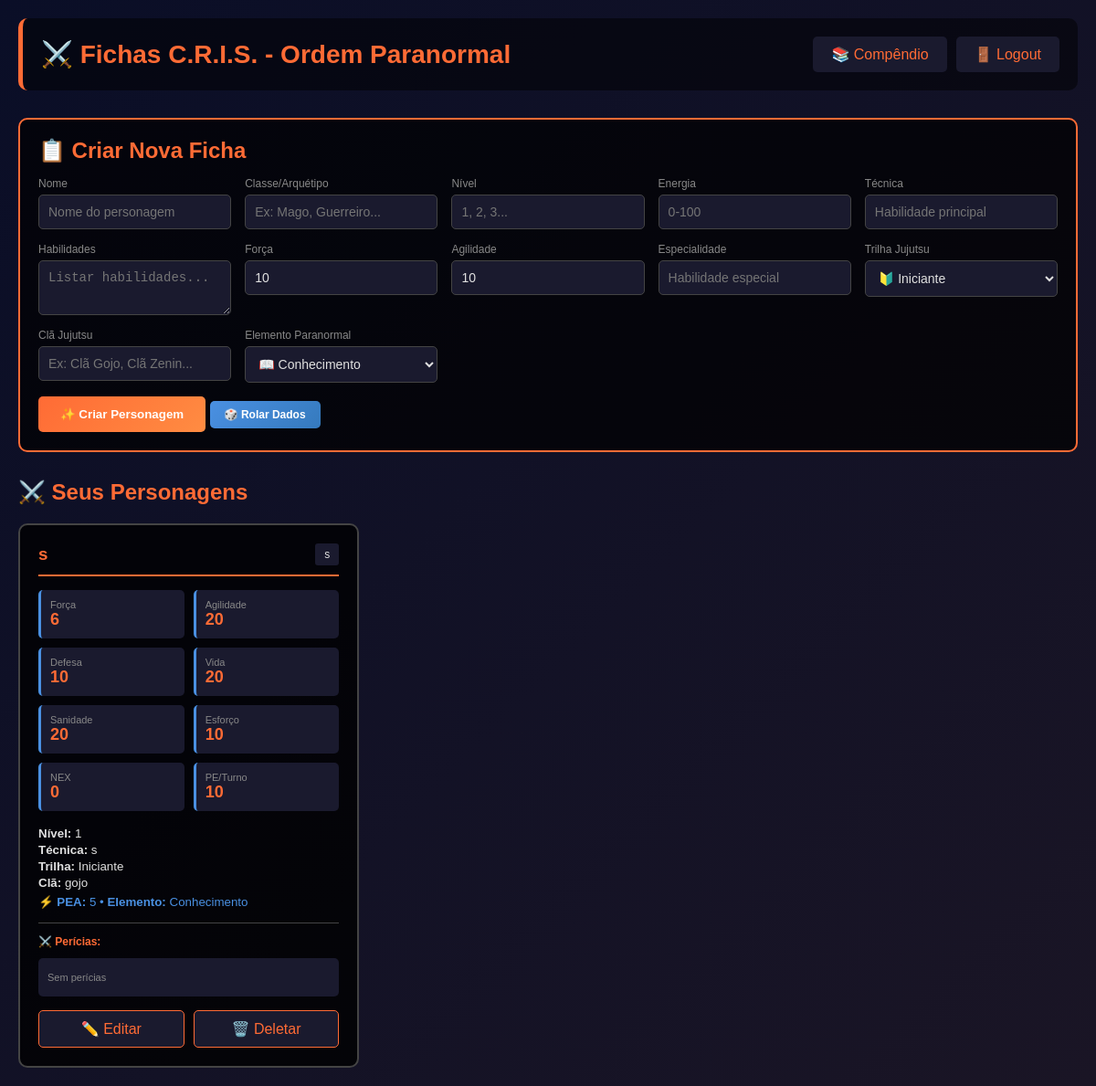
Screenshot of / (signed in) with the database file from the repository.
### app.py (models this page shows, shortened)
class Ficha(db.Model):
    id = db.Column(db.Integer, primary_key=True)
    nome = db.Column(db.String(100), nullable=False)
    cla = db.Column(db.String(100), nullable=False)
    nivel = db.Column(db.String(100), nullable=False)
    energia = db.Column(db.Integer, nullable=False)
    tecnica = db.Column(db.String(200), nullable=False)
    habilidades = db.Column(db.Text, nullable=False)
    forca = db.Column(db.Integer, default=10)
    agilidade = db.Column(db.Integer, default=10)
    defesa = db.Column(db.Integer, default=10)
    especial = db.Column(db.String(200), default="")
    vida = db.Column(db.Integer, default=20)
    sanidade = db.Column(db.Integer, default=20)
    esforco = db.Column(db.Integer, default=10)
    nex = db.Column(db.Integer, default=0)
    pe_turno = db.Column(db.Integer, default=10)
    pericias = db.Column(db.Text, default="[]")  # JSON
    pea = db.Column(db.Integer, default=5)  # Pontos Energia Amaldiçoada
    trilha = db.Column(db.String(100), default="Iniciante")  # Ex: Feiticeiro, Agente
    clan = db.Column(db.String(100), default="")  # Ex: Clã Gojo, Clã Zenin
    elemento = db.Column(db.String(50), default="Conhecimento")  # Elemento paranormal
    rituais = db.Column(db.Text, default="[]")  # JSON com rituais aprendidos
    user_id = db.Column(db.Integer, db.ForeignKey("user.id"), nullable=False)
    def get_pericias(self):
        try:
            return json.loads(self.pericias) if self.pericias else []
        except:
            return []

### app.py (the view)
@app.route("/")
@login_required
def home():
    try:
        fichas = Ficha.query.filter_by(user_id=current_user.id).all()
        return render_template("home.html", fichas=fichas)
    except Exception as e:
        logger.error(f"Erro em home: {str(e)}")
        return f"<h1>Erro: {str(e)}</h1>", 500

### app.py (called while the page is built)
@login_manager.user_loader
def load_user(user_id):
    return User.query.get(int(user_id))

### templates/home.html (shortened to what this page needs)
<!DOCTYPE html>
<html lang="pt-br">
<head>
</head>
<body>
    <div class="container">
        <div class="header">
            <h1>⚔️ Fichas C.R.I.S. - Ordem Paranormal</h1>
            <div style="display: flex; gap: 10px;">
                <a href="/compendio">📚 Compêndio</a>
                <a href="/logout">🚪 Logout</a>
            </div>
        </div>
        <div class="create-section">
            <h2>📋 Criar Nova Ficha</h2>
            <form method="POST" action="{{ url_for('criar_ficha') }}">
                <div class="form-grid">
                    <div class="form-group">
                        <label>Nome</label>
                        <input type="text" name="nome" placeholder="Nome do personagem" required>
                    </div>
                    <div class="form-group">
                        <label>Classe/Arquétipo</label>
                        <input type="text" name="cla" placeholder="Ex: Mago, Guerreiro..." required>
                    </div>
                    <div class="form-group">
                        <label>Nível</label>
                        <input type="text" name="nivel" placeholder="1, 2, 3..." required>
                    </div>
                    <div class="form-group">
                        <label>Energia</label>
                        <input type="number" name="energia" placeholder="0-100" required>
                    </div>
                    <div class="form-group">
                        <label>Técnica</label>
                        <input type="text" name="tecnica" placeholder="Habilidade principal" required>
                    </div>
                    <div class="form-group">
                        <label>Habilidades</label>
                        <textarea name="habilidades" placeholder="Listar habilidades..." required></textarea>
                    </div>
                    <div class="form-group">
                        <label>Força</label>
                        <input type="number" name="forca" value="10">
                    </div>
                    <div class="form-group">
                        <label>Agilidade</label>
                        <input type="number" name="agilidade" value="10">
                    </div>
                    <div class="form-group">
                        <label>Especialidade</label>
                        <input type="text" name="especial" placeholder="Habilidade especial">
                    </div>
                    <div class="form-group">
                        <label>Trilha Jujutsu</label>
                        <select name="trilha" style="background: #1a1a2e; color: #e0e0e0; padding: 10px; border: 1px solid #444; border-radius: 5px;">
                            <option value="Iniciante">🔰 Iniciante</option>
                        </select>
                    </div>
                    <div class="form-group">
                        <label>Clã Jujutsu</label>
                        <input type="text" name="clan" placeholder="Ex: Clã Gojo, Clã Zenin..." style="background: #1a1a2e; color: #e0e0e0; padding: 10px; border: 1px solid #444; border-radius: 5px;">
                    </div>
                    <div class="form-group">
                        <label>Elemento Paranormal</label>
                        <select name="elemento" style="background: #1a1a2e; color: #e0e0e0; padding: 10px; border: 1px solid #444; border-radius: 5px;">
                            <option value="Conhecimento">📖 Conhecimento</option>
                        </select>
                    </div>
                </div>
                <button type="submit">✨ Criar Personagem</button>
                <button type="button" class="btn-rolar" id="rolar-dados">🎲 Rolar Dados</button>
            </form>
        </div>
        <h2 style="margin-bottom: 20px; color: #ff6b35;">⚔️ Seus Personagens</h2>
        <div class="fichas-container">
            {% if fichas %}
                {% for ficha in fichas %}
                    <div class="ficha-card">
                        <div class="ficha-header">
                            <h3>{{ ficha.nome }}</h3>
                            <span class="classe">{{ ficha.cla }}</span>
                        </div>
                        <div class="atributos-grid">
                            <div class="atributo">
                                <div class="atributo-label">Força</div>
                                <div class="atributo-valor">{{ ficha.forca }}</div>
                            </div>
                            <div class="atributo">
                                <div class="atributo-label">Agilidade</div>
                                <div class="atributo-valor">{{ ficha.agilidade }}</div>
                            </div>
                            <div class="atributo">
                                <div class="atributo-label">Defesa</div>
                                <div class="atributo-valor">{{ ficha.defesa }}</div>
                            </div>
                            <div class="atributo">
                                <div class="atributo-label">Vida</div>
                                <div class="atributo-valor">{{ ficha.vida }}</div>
                            </div>
                            <div class="atributo">
                                <div class="atributo-label">Sanidade</div>
                                <div class="atributo-valor">{{ ficha.sanidade }}</div>
                            </div>
                            <div class="atributo">
                                <div class="atributo-label">Esforço</div>
                                <div class="atributo-valor">{{ ficha.esforco }}</div>
                            </div>
                            <div class="atributo">
                                <div class="atributo-label">NEX</div>
                                <div class="atributo-valor">{{ ficha.nex }}</div>
                            </div>
                            <div class="atributo">
                                <div class="atributo-label">PE/Turno</div>
                                <div class="atributo-valor">{{ ficha.pe_turno }}</div>
                            </div>
                        </div>
                        <small><strong>Nível:</strong> {{ ficha.nivel }}</small><br>
                        <small><strong>Técnica:</strong> {{ ficha.tecnica }}</small><br>
                        <small><strong>Trilha:</strong> {{ ficha.trilha }}</small>
                        {% if ficha.clan %}<br><small><strong>Clã:</strong> {{ ficha.clan }}</small>{% endif %}
                        <small style="display: block; color: #4a90e2; margin-top: 5px;"><strong>⚡ PEA:</strong> {{ ficha.pea }} • <strong>Elemento:</strong> {{ ficha.elemento }}</small>
                        <div style="margin-top: 15px; border-top: 1px solid #444; padding-top: 10px;">
                            <strong style="color: #ff6b35; font-size: 12px;">⚔️ Perícias:</strong>
                            <div class="pericias-list" id="pericias-{{ ficha.id }}">
                                {% set pericias = ficha.get_pericias() %}
                                {% if pericias %}
                                    {% for pericia in pericias %}
                                        <div class="pericia-item" id="pericia-{{ ficha.id }}-{{ loop.index }}">
                                            <div style="display: flex; justify-content: space-between; align-items: center; margin: 5px 0; font-size: 11px; background: #0a0e27; padding: 5px; border-radius: 3px;">
                                                <span>{{ pericia.nome }} <strong style="color: #4a90e2;">+{{ pericia.bonus }}</strong></span>
                                                <button type="button" class="btn-roll-pericia" data-ficha-id="{{ ficha.id }}" data-pericia-nome="{{ pericia.nome }}" data-pericia-bonus="{{ pericia.bonus }}" onclick="rolarPericiaFromButton(this)" style="padding: 2px 8px; font-size: 10px;">🎲</button>
                                            </div>
                                        </div>
                                    {% endfor %}
                                {% else %}
                                    <p style="font-size: 11px; color: #888; margin: 5px 0;">Sem perícias</p>
                                {% endif %}
                            </div>
                        </div>
                        <div class="ficha-actions">
                            <a href="{{ url_for('editar_ficha', ficha_id=ficha.id) }}">✏️ Editar</a>
                            <a href="{{ url_for('deletar_ficha', ficha_id=ficha.id) }}" onclick="return confirm('Deletar essa ficha?')">🗑️ Deletar</a>
                        </div>
                    </div>
                {% endfor %}
            {% else %}
                <div class="empty-message">
                    📭 Você não possui personagens ainda.<br>
                    Crie um novo acima para começar!
                </div>
            {% endif %}
        </div>
    </div>
</body>
</html>

### templates/home.html (style rules this page uses)
* { margin: 0; padding: 0; box-sizing: border-box; }
body { background: linear-gradient(135deg, #0a0e27 0%, #1a1525 100%); color: #e0e0e0; font-family: 'Arial', sans-serif; padding: 20px; min-height: 100vh; }
.header { display: flex; justify-content: space-between; align-items: center; margin-bottom: 30px; background: rgba(0, 0, 0, 0.5); padding: 20px; border-radius: 10px; border-left: 5px solid #ff6b35; }
.header h1 { color: #ff6b35; font-size: 28px; }
.header a { color: #ff6b35; text-decoration: none; background: #1a1a2e; padding: 10px 20px; border-radius: 5px; }
.container { max-width: 1200px; margin: auto; }
.create-section { background: rgba(0, 0, 0, 0.7); padding: 20px; border-radius: 10px; margin-bottom: 30px; border: 2px solid #ff6b35; }
.create-section h2 { color: #ff6b35; margin-bottom: 15px; }
.form-grid { display: grid; grid-template-columns: repeat(auto-fit, minmax(200px, 1fr)); gap: 15px; margin-bottom: 15px; }
.form-group { display: flex; flex-direction: column; }
.form-group label { color: #888; font-size: 12px; margin-bottom: 5px; }
.form-group input, .form-group select, .form-group textarea { background: #1a1a2e; border: 1px solid #444; color: #e0e0e0; padding: 10px; border-radius: 5px; font-size: 14px; }
.form-group textarea { resize: vertical; min-height: 60px; }
button { background: linear-gradient(135deg, #ff6b35 0%, #ff8c42 100%); color: white; border: none; padding: 12px 24px; border-radius: 5px; cursor: pointer; font-weight: bold; transition: all 0.3s; }
button.btn-rolar { background: linear-gradient(135deg, #4a90e2 0%, #357abd 100%); padding: 8px 16px; font-size: 12px; }
.fichas-container { display: grid; grid-template-columns: repeat(auto-fill, minmax(350px, 1fr)); gap: 20px; }
.ficha-card { background: rgba(0, 0, 0, 0.8); border: 2px solid #444; border-radius: 10px; padding: 20px; transition: all 0.3s; }
.ficha-header { display: flex; justify-content: space-between; align-items: center; margin-bottom: 15px; border-bottom: 2px solid #ff6b35; padding-bottom: 10px; }
.ficha-header h3 { color: #ff6b35; }
.ficha-header .classe { background: #1a1a2e; padding: 5px 10px; border-radius: 3px; font-size: 12px; }
.atributos-grid { display: grid; grid-template-columns: 1fr 1fr; gap: 10px; margin: 15px 0; }
.atributo { background: #1a1a2e; padding: 10px; border-radius: 5px; border-left: 3px solid #4a90e2; }
.atributo-label { color: #888; font-size: 11px; }
.atributo-valor { color: #ff6b35; font-weight: bold; font-size: 18px; }
.pericias-list { background: #1a1a2e; padding: 10px; border-radius: 5px; margin: 10px 0; max-height: 150px; overflow-y: auto; }
.ficha-actions { display: flex; gap: 10px; margin-top: 15px; }
.ficha-actions a, .ficha-actions button { flex: 1; text-align: center; text-decoration: none; background: #1a1a2e; color: #ff6b35; border: 1px solid #ff6b35; padding: 10px; border-radius: 5px; cursor: pointer; transition: all 0.3s; }

### rows the page displays
Ficha: nome "s", cla "s", forca "6", agilidade "20", defesa "10", vida "20", sanidade "20", esforco "10", nex "0", pe_turno "10", nivel "1", tecnica "s", trilha "Iniciante", clan "gojo", pea "5", elemento "Conhecimento"
